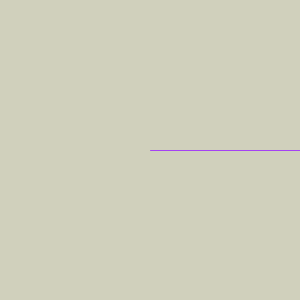
Frame 1 (no input)
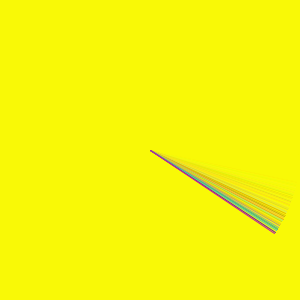
Frame 60 (the mouse pressed at the canvas centre just before this capture)
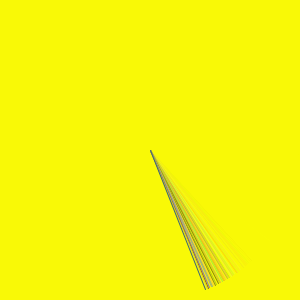
Frame 120 (the mouse held since frame 60 and released just before this capture)

The Processing sketch that drew these frames (run headless with seeded random() and noise(); from frame 60 on, the mouse is pressed at the canvas centre):

// Processing sketch: rotate
// ── rotate.pde
float th = 0;

void setup() {
  size(300, 300);
}

void draw() {
  //background(255, 255, 0, 0.2);
  fill(255, 255, 0, 20);
  noStroke();
  rect(0, 0, width, height);
  int r = width / 2;
  stroke(random(256), random(256), random(256));
  line(r, r, r+r*cos(th), r+r*sin(th));
  th += 0.01;
}
